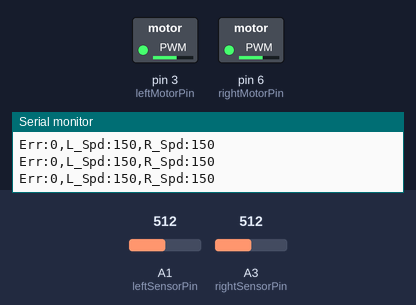
The sketch below on a simulated Arduino Uno, built with avr-gcc and run on an emulated ATmega328P. Parts: switched loads named in the sketch (green lamp = pin HIGH), the last lines printed to the serial monitor. The test bench sets the inputs (shaded band); at power-on: A1 (leftSensorPin) = 512, A3 (rightSensorPin) = 512.

Above: at 1.9 s.
2.0 s: A1 (leftSensorPin) set to 716
At 3.2 s:
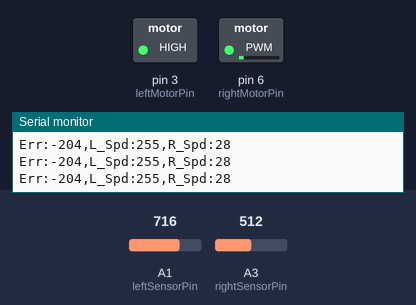
3.5 s: A3 (rightSensorPin) set to 306
At 4.7 s:
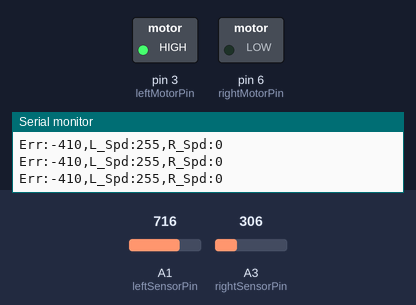
5.0 s: A1 (leftSensorPin) set to 245
At 5.7 s:
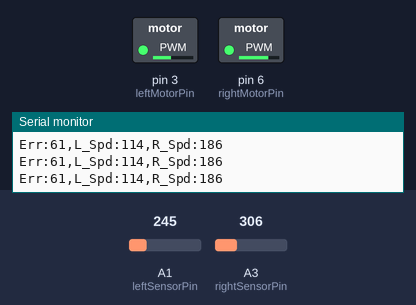
6.5 s: A1 (leftSensorPin) set to 207
At 7.2 s:
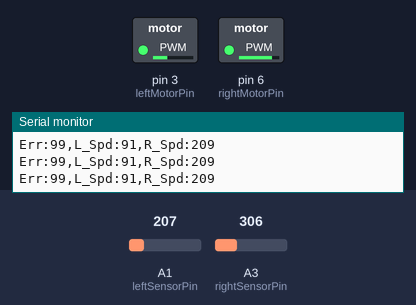
8.0 s: A3 (rightSensorPin) set to 122
At 9.1 s:
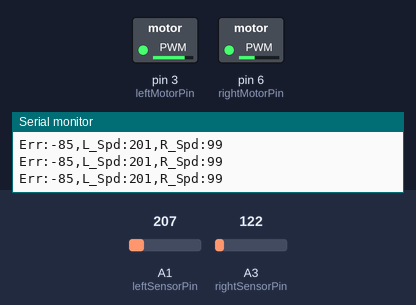
9.5 s: A3 (rightSensorPin) set to 273
At 10.5 s:
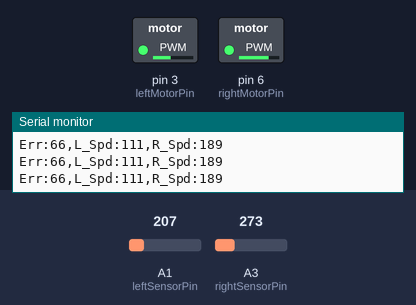
11.0 s: A3 (rightSensorPin) set to 298
Timing chart, 0 to 13.5 s (numbered marks = the images above; inputs shaded):
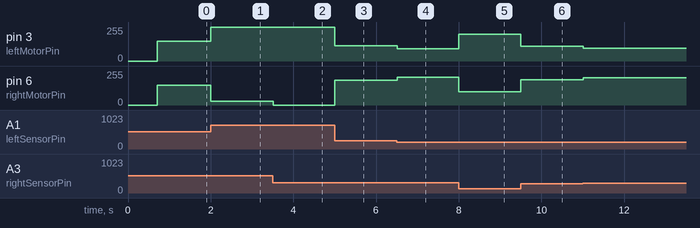

Measured:
- after the input at 2.0 s, pin 3 (leftMotorPin): 150/255 → 255/255 at once; pin 6 (rightMotorPin): 150/255 → 28/255 at once
- after the input at 3.5 s, pin 6 (rightMotorPin): 28/255 → 0/255 at once
- after the input at 5.0 s, pin 3 (leftMotorPin): 255/255 → 114/255 at once; pin 6 (rightMotorPin): 0/255 → 186/255 at once
- after the input at 6.5 s, pin 3 (leftMotorPin): 114/255 → 91/255 at once; pin 6 (rightMotorPin): 186/255 → 209/255 at once
- after the input at 8.0 s, pin 3 (leftMotorPin): 91/255 → 201/255 at once; pin 6 (rightMotorPin): 209/255 → 99/255 at once
- after the input at 9.5 s, pin 3 (leftMotorPin): 201/255 → 111/255 at once; pin 6 (rightMotorPin): 99/255 → 189/255 at once
- after the input at 11.0 s, pin 3 (leftMotorPin): 111/255 → 96/255 at once; pin 6 (rightMotorPin): 189/255 → 204/255 at once

The sketch:

MouseRace_PW3_G30_v1.2.ino
```cpp
// ===== PW3 mouse advanced refined control code =====

const int leftSensorPin  = A1;
const int rightSensorPin = A3;
const int leftMotorPin   = 3;
const int rightMotorPin  = 6;

// Tunable values
int baseSpeed = 150;
float Kp = 0.6;           // Slightly higher gain for tighter response
int deadband = 10;        // Reduced deadband for more precision
int minSpeed = 0;
int maxSpeed = 255;

// BUG FIX: Variable to store ambient light offset
int leftOffset = 0;
int rightOffset = 0;

void setup() {
  pinMode(leftMotorPin, OUTPUT);
  pinMode(rightMotorPin, OUTPUT);
  Serial.begin(115200);

  // FIX: SENSOR CALIBRATION
  // Sensors are rarely identical. We take a few readings at startup
  // to find the "zero" point while the robot is stationary.
  delay(500); // Wait for the user to let go
  for(int i = 0; i < 10; i++) {
    leftOffset += analogRead(leftSensorPin);
    rightOffset += analogRead(rightSensorPin);
    delay(20);
  }
  leftOffset /= 10;
  rightOffset /= 10;
}

void loop() {
  // 1. Read sensors and subtract offsets to normalize them
  // FIX: Normalization ensures the robot drives straight when sensors see the same light
  int leftValue = analogRead(leftSensorPin) - leftOffset;
  int rightValue = analogRead(rightSensorPin) - rightOffset;

  // 2. Compute error
  int error = rightValue - leftValue;

  // 3. Apply deadband
  if (abs(error) < deadband) {
    error = 0;
  }

  // 4. Calculate correction
  float correction = Kp * error;

  // 5. Adjust motor speeds
  // BUG FIX: Pivot Logic. By allowing subtraction to go negative,
  // the robot can spin in place for sharp corners.
  int leftSpeed  = baseSpeed - (int)correction;
  int rightSpeed = baseSpeed + (int)correction;

  // 6. Constrain speeds
  // REFINEMENT: Ensure we don't exceed the 0-255 limit for analogWrite
  leftSpeed  = constrain(leftSpeed, minSpeed, maxSpeed);
  rightSpeed = constrain(rightSpeed, minSpeed, maxSpeed);

  // 7. Output PWM
  analogWrite(leftMotorPin, leftSpeed);
  analogWrite(rightMotorPin, rightSpeed);

  // 8. Debugging
  Serial.print("Err:"); Serial.print(error);
  Serial.print(",L_Spd:"); Serial.print(leftSpeed);
  Serial.print(",R_Spd:"); Serial.println(rightSpeed);

  delay(15);
}
```
